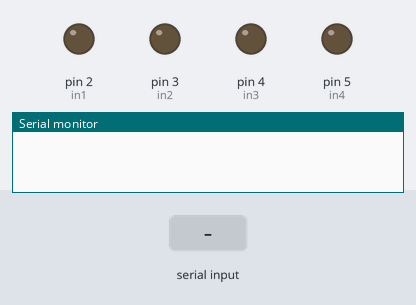
Bench run of a sketch on a simulated Arduino Uno, built with avr-gcc and run on an emulated ATmega328P. On the bench: output pins drawn as LEDs (lit = HIGH), the last lines printed to the serial monitor. Inputs (shaded band) come from the test bench.

Above: at 1.2 s.
1.3 s: "F" received over Serial
At 2.5 s:
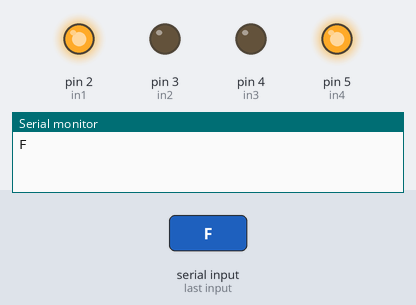
2.8 s: "B" received over Serial
At 3.6 s:
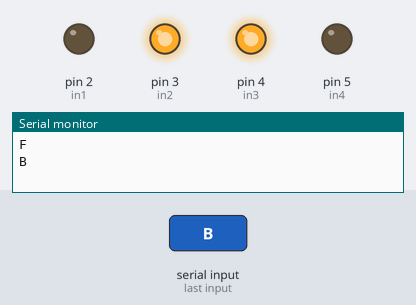
4.3 s: "R" received over Serial
At 4.8 s:
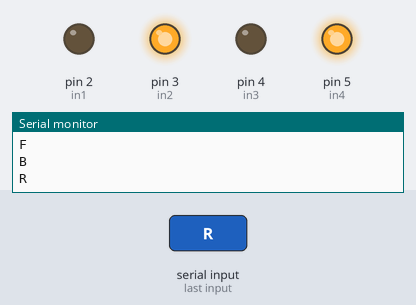
5.8 s: "L" received over Serial
At 7.0 s:
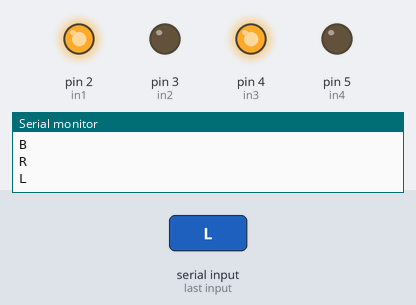
7.3 s: "S" received over Serial
At 8.3 s:
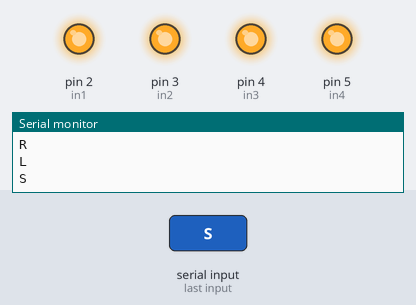
Timing chart, 0 to 9.8 s (numbered marks = the images above; inputs shaded):
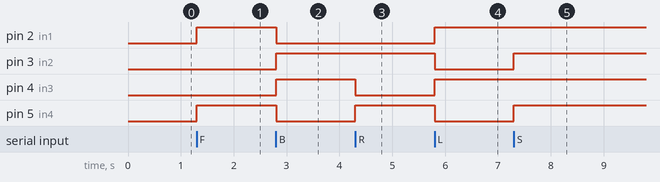

Measured:
- after the input at 1.3 s, pin 2 (in1), pin 5 (in4): LOW → HIGH at once
- after the input at 2.8 s, pin 2 (in1), pin 5 (in4): HIGH → LOW at once; pin 3 (in2), pin 4 (in3): LOW → HIGH at once
- after the input at 4.3 s, pin 4 (in3): HIGH → LOW at once; pin 5 (in4): LOW → HIGH at once
- after the input at 5.8 s, pin 2 (in1), pin 4 (in3): LOW → HIGH at once; pin 3 (in2), pin 5 (in4): HIGH → LOW at once
- after the input at 7.3 s, pin 3 (in2), pin 5 (in4): LOW → HIGH at once

The sketch:

Arduino_bluetooth_car.ino
```cpp
char x;
#define in1 2
#define in2 3
#define in3 4
#define in4 5

void setup()
{
  // put your setup code here, to run once:
  Serial.begin(9600);
  pinMode(in1,OUTPUT);
  pinMode(in2,OUTPUT);
  pinMode(in3,OUTPUT);
  pinMode(in4,OUTPUT);

}

void loop()
{
  // put your main code here, to run repeatedly:
  if(Serial.available()>0)
  {
    x = Serial.read();
    Serial.println(x);
  }

  if(x == 'F')
  {
    // forward
    digitalWrite(in1,HIGH);
    digitalWrite(in2,LOW);
    digitalWrite(in3,LOW);
    digitalWrite(in4,HIGH);
  }
  else if (x == 'B')
  {
    // back
    digitalWrite(in2,HIGH);
    digitalWrite(in1,LOW);
    digitalWrite(in4,LOW);
    digitalWrite(in3,HIGH);

  }
  else if (x == 'R')
  {
    // right
    digitalWrite(in2,HIGH);
    digitalWrite(in1,LOW);
    digitalWrite(in3,LOW);
    digitalWrite(in4,HIGH);

  }
  else if (x == 'L')
  {
    // left
    digitalWrite(in1,HIGH);
    digitalWrite(in2,LOW);
    digitalWrite(in4,LOW);
    digitalWrite(in3,HIGH);

  }
  else if (x == 'S')
  {
    // stop
    digitalWrite(in1,HIGH);
    digitalWrite(in2,HIGH);
    digitalWrite(in3,HIGH);
    digitalWrite(in4,HIGH);

  }


}
```
